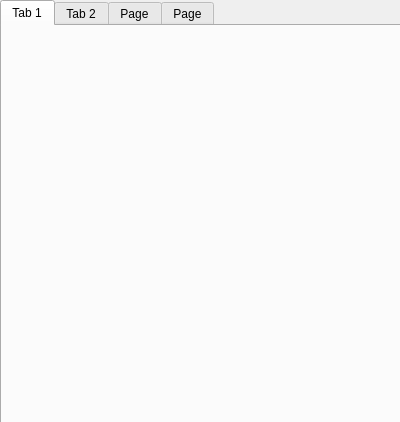
<?xml version="1.0" encoding="UTF-8"?>
<ui version="4.0">
 <class>Palette</class>
 <widget class="QWidget" name="Palette">
  <property name="geometry">
   <rect>
    <x>0</x>
    <y>0</y>
    <width>400</width>
    <height>422</height>
   </rect>
  </property>
  <property name="windowTitle">
   <string>Form</string>
  </property>
  <widget class="QTabWidget" name="tabWidget">
   <property name="geometry">
    <rect>
     <x>0</x>
     <y>0</y>
     <width>401</width>
     <height>431</height>
    </rect>
   </property>
   <property name="currentIndex">
    <number>0</number>
   </property>
   <widget class="QWidget" name="Mur">
    <attribute name="title">
     <string>Tab 1</string>
    </attribute>
    <widget class="QWidget" name="formLayoutWidget">
     <property name="geometry">
      <rect>
       <x>0</x>
       <y>0</y>
       <width>401</width>
       <height>391</height>
      </rect>
     </property>
     <layout class="QFormLayout" name="formLayout"/>
    </widget>
   </widget>
   <widget class="QWidget" name="Porte">
    <attribute name="title">
     <string>Tab 2</string>
    </attribute>
   </widget>
   <widget class="QWidget" name="Sol">
    <attribute name="title">
     <string>Page</string>
    </attribute>
   </widget>
   <widget class="QWidget" name="Element">
    <attribute name="title">
     <string>Page</string>
    </attribute>
   </widget>
  </widget>
 </widget>
 <resources/>
 <connections/>
</ui>
